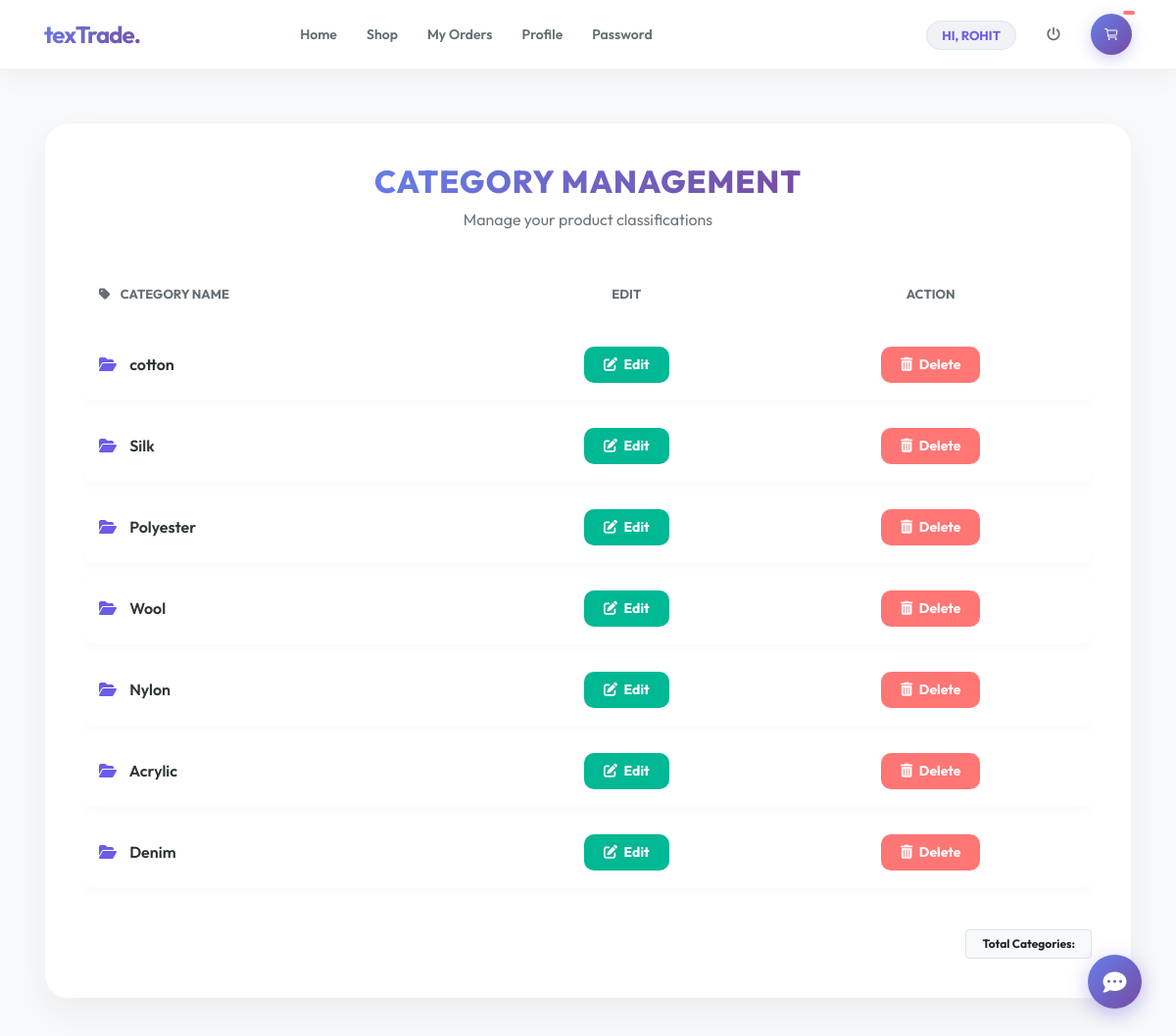
/view_categary/ (signed in), run on the app's committed database.
### textiles/models.py (models this page shows, shortened)
class Category(models.Model):
    id = models.AutoField(primary_key=True)
    name = models.CharField(max_length=30, null=True)

### textiles/views.py (the view)
# urls.py: path('view_categary/', View_Categary, name='view_categary'),
def View_Categary(request):
    if not request.user.is_authenticated:
        return redirect('login_admin')
    pro = Category.objects.all()
    d = {'pro': pro}
    return render(request,'view_category.html', d)

### textiles/templates/view_category.html (shortened to what this page needs)
{% extends 'navigation.html' %}
{% block body %}
{% load static %}
<div class="container">
    <div class="category-container">
        <div class="page-header">
            <h2>Category Management</h2>
            <p class="text-muted">Manage your product classifications</p>
        </div>
        <div class="table-responsive">
            <table class="table custom-table" id="myTable">
                <thead>
                    <tr>
                        <th><i class="fas fa-tag mr-2"></i> Category Name</th>
                        <th class="text-center">Edit</th>
                        <th class="text-center">Action</th>
                    </tr>
                </thead>
                <tbody>
                    {% for i in pro %}
                    <tr>
                        <td>
                            <i class="fas fa-folder-open category-icon"></i>
                            {{i.name}}
                        </td>
                        <td class="text-center">
                            <a href="{% url 'edit_category' i.id %}">
                                <button class="btn-edit">
                                    <i class="fas fa-edit mr-1"></i> Edit
                                </button>
                            </a>
                        </td>
                        <td class="text-center">
                            <a href="{% url 'delete_category' i.id %}" onclick="return confirm('Are you sure you want to delete this category?')">
                                <button class="btn-delete">
                                    <i class="fas fa-trash-alt mr-1"></i> Delete
                                </button>
                            </a>
                        </td>
                    </tr>
                    {% endfor %}
                </tbody>
            </table>
        </div>
        <div class="mt-3 text-right">
            <span class="badge badge-light p-2 px-3 border">Total Categories: {{count}}</span>
        </div>
    </div>
</div>
{% endblock %}

### textiles/templates/navigation.html (shortened to what this page needs)
<!DOCTYPE html>
<html lang="en">
<head>
    {% load static %}
    <link rel="stylesheet" href="https://maxcdn.bootstrapcdn.com/bootstrap/4.0.0/css/bootstrap.min.css">
    <link rel="stylesheet" href="https://cdnjs.cloudflare.com/ajax/libs/font-awesome/6.4.0/css/all.min.css">
</head>
<body>
<nav class="navbar navbar-expand-lg fixed-top">
    <div class="container">
        <a class="navbar-brand" href="{% url 'home' %}">texTrade.</a>
        <div class="collapse navbar-collapse" id="mainNavbar">
            <ul class="navbar-nav mx-auto">
                {% if request.user.is_superuser %}
                    <li class="nav-item"><a class="nav-link" href="{% url 'admin_home' %}">Dashboard</a></li>
                    <li class="nav-item"><a class="nav-link" href="{% url 'view_user' %}">Users</a></li>
                    <li class="nav-item"><a class="nav-link" href="{% url 'view_vendors' %}">Vendors</a></li>
                     <li class="nav-item"><a class="nav-link" href="{% url 'admin_viewBooking' %}">Orders</a></li>
                    <li class="nav-item dropdown">
                        <a class="nav-link dropdown-toggle" href="#" data-toggle="dropdown">Catalog</a>
                        <div class="dropdown-menu">
                            <a class="dropdown-item" href="{% url 'admin_view_product' %}">View Products</a>
                            <div class="dropdown-divider"></div>
                            <a class="dropdown-item" href="{% url 'add_categary' %}">Add Category</a>
                            <a class="dropdown-item" href="{% url 'view_categary' %}">View Categories</a>
                        </div>
                    </li>
                    <li class="nav-item"><a class="nav-link" href="{% url 'admin_profile' %}">Profile</a></li>
                {% elif request.user.is_staff and not request.user.is_superuser %}
                    <li class="nav-item"><a class="nav-link" href="{% url 'vendor_home' %}">Vendor Home</a></li>
                    <li class="nav-item"><a class="nav-link" href="{% url 'vendor_edit_profile' %}">Profile</a></li>
                    <li class="nav-item"><a class="nav-link" href="{% url 'vendor_change_password' %}">Security</a></li>
                {% elif request.user.username %}
                    <li class="nav-item"><a class="nav-link" href="{% url 'home' %}">Home</a></li>
                    <li class="nav-item"><a class="nav-link" href="{% url 'view_product' 0 %}">Shop</a></li>
                    <li class="nav-item"><a class="nav-link" href="{% url 'view_booking' %}">My Orders</a></li>
                    <li class="nav-item"><a class="nav-link" href="{% url 'profile' %}">Profile </a></li>
                    <li class="nav-item"><a class="nav-link" href="{% url 'change_password' %}">Password</a></li>
                {% else %}
                    <li class="nav-item"><a class="nav-link" href="{% url 'home' %}">Home</a></li>
                    <li class="nav-item"><a class="nav-link" href="{% url 'about' %}">About</a></li>
                    <li class="nav-item"><a class="nav-link" href="{% url 'contact' %}">Contact</a></li>
                {% endif %}
            </ul>
            <ul class="navbar-nav ml-auto align-items-center">
                {% if request.user.is_authenticated %}
                    <li class="nav-item mr-3">
                        <span class="welcome-badge">HI, {{ request.user.username }}</span>
                    </li>
                    <li class="nav-item">
                        <a class="nav-link text-danger" href="{% url 'logout' %}"><i class="fas fa-power-off"></i></a>
                    </li>
                {% else %}
                    <li class="nav-item"><a class="nav-link" href="{% url 'login' %}">User Login</a></li>
                    <li class="nav-item"><a class="nav-link" href="{% url 'login_admin' %}">Admin Login</a></li>
                    <li class="nav-item ml-lg-2"><a class="nav-link btn-vendor" href="{% url 'loginvender' %}">Vendor Login</a></li>
                {% endif %}
                {% if request.user.username and not request.user.is_staff %}
                    <li class="nav-item ml-lg-3">
                        <a href="{% url 'cart' %}" class="cart-circle">
                            <ion-icon name="cart-outline"></ion-icon>
                            <span class="cart-count">{{ num1 }}</span>
                        </a>
                    </li>
                {% endif %}
            </ul>
        </div>
    </div>
</nav>
{% block body %}
{% endblock %}
{% if request.user.is_authenticated  %}
<button class="chatbot-toggler" onclick="document.body.classList.toggle('show-chatbot')">
    <i class="fas fa-comment-dots"></i>
</button>
{% endif %}
</body>
</html>

### textiles/templates/navigation.html (style rules this page uses)
:root { --glass-bg: rgba(255, 255, 255, 0.95); --main-gradient: linear-gradient(135deg, #667eea 0%, #764ba2 100%); --text-dark: #2d3436; --accent-purple: #6c5ce7; }
body { font-family: 'Outfit', sans-serif; background-color: #ffffff; color: var(--text-dark); padding-top: 85px; }
.navbar { background: var(--glass-bg) !important; backdrop-filter: blur(10px); border-bottom: 1px solid rgba(0,0,0,0.05); box-shadow: 0 4px 30px rgba(0, 0, 0, 0.05); padding: 12px 0; }
.navbar-brand { font-weight: 700; font-size: 24px; background: var(--main-gradient); -webkit-background-clip: text; -webkit-text-fill-color: transparent; letter-spacing: -1px; }
.nav-link { color: #636e72 !important; font-weight: 600; font-size: 14px; margin: 0 3px; padding: 8px 12px !important; border-radius: 10px; transition: 0.2s; }
.welcome-badge { background: #f1f2f6; padding: 6px 15px; border-radius: 50px; font-size: 13px; font-weight: 700; color: var(--accent-purple); border: 1px solid #dfe6e9; text-transform: uppercase; }
.cart-circle { background: var(--main-gradient); color: white !important; width: 42px; height: 42px; display: flex; align-items: center; justify-content: center; border-radius: 50%; position: relative; box-shadow: 0 4px 15px rgba(108, 92, 231, 0.3); }
.cart-count { position: absolute; top: -5px; right: -5px; background: #ff7675; color: white; font-size: 10px; padding: 2px 6px; border-radius: 10px; border: 2px solid white; }
.chatbot-toggler { position: fixed; bottom: 30px; right: 35px; outline: none; border: none; height: 55px; width: 55px; display: flex; cursor: pointer; align-items: center; justify-content: center; border-radius: 50%; background: var(--main-gradient); transition: all 0.2s ease; box-shadow: 0 5px 20px rgba(108, 92, 231, 0.4); z-index: 1000; }
.chatbot-toggler i { color: #fff; position: absolute; font-size: 24px; }

### textiles/templates/view_category.html (style rules this page uses)
:root { --glass-bg: rgba(255, 255, 255, 0.95); --main-gradient: linear-gradient(135deg, #667eea 0%, #764ba2 100%); }
body { background-color: #f8f9fa; }
.category-container { background: var(--glass-bg); border-radius: 24px; padding: 40px; box-shadow: 0 15px 35px rgba(0,0,0,0.05); border: 1px solid rgba(0,0,0,0.05); margin-top: 40px; margin-bottom: 40px; backdrop-filter: blur(10px); }
.page-header { text-align: center; margin-bottom: 30px; }
.page-header h2 { font-weight: 800; background: var(--main-gradient); -webkit-background-clip: text; -webkit-text-fill-color: transparent; display: inline-block; text-transform: uppercase; letter-spacing: 1px; }
.custom-table { border-collapse: separate; border-spacing: 0 10px; width: 100%; }
.custom-table thead th { background: transparent; border: none; color: #636e72; text-transform: uppercase; font-size: 13px; font-weight: 700; padding: 15px; }
.custom-table tbody tr { background: white; box-shadow: 0 4px 10px rgba(0,0,0,0.02); transition: 0.3s; }
.custom-table td { vertical-align: middle; padding: 18px 15px; border: none; color: #2d3436; font-weight: 600; }
.custom-table td:first-child { border-radius: 15px 0 0 15px; }
.custom-table td:last-child { border-radius: 0 15px 15px 0; }
.btn-edit { background: #00b894; color: white !important; border: none; border-radius: 10px; padding: 8px 20px; font-weight: 700; transition: 0.3s; font-size: 14px; }
.btn-delete { background: #ff7675; color: white !important; border: none; border-radius: 10px; padding: 8px 20px; font-weight: 700; transition: 0.3s; font-size: 14px; }
.category-icon { color: #6c5ce7; margin-right: 10px; }

### data on the page
Category: name "cotton"
Category: name "Silk"
Category: name "Polyester"
Category: name "Wool"
Category: name "Nylon"
Category: name "Acrylic"
Category: name "Denim"

### other printed values
{{ request.user.username }} "ROHIT"
